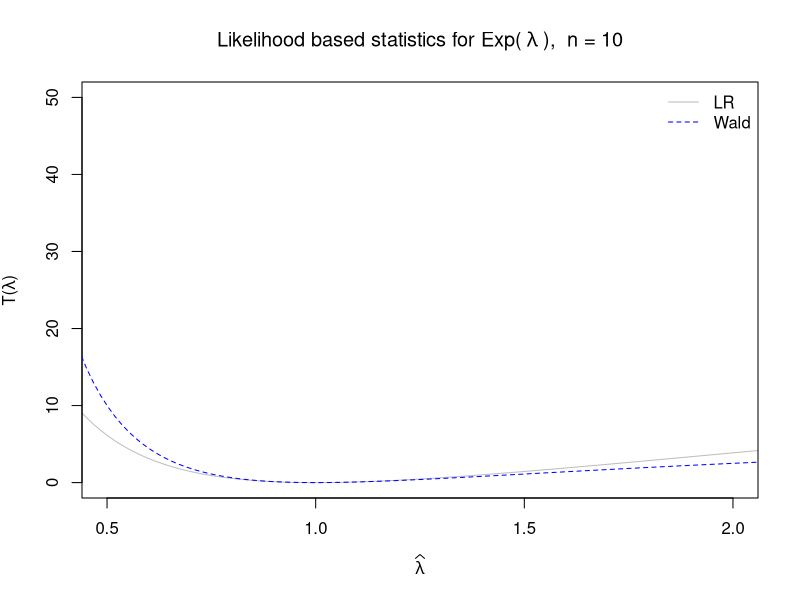
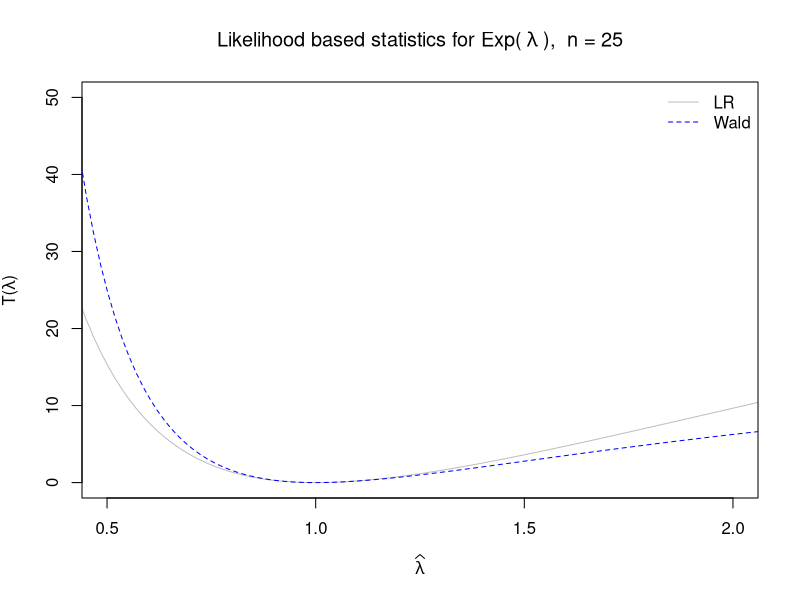
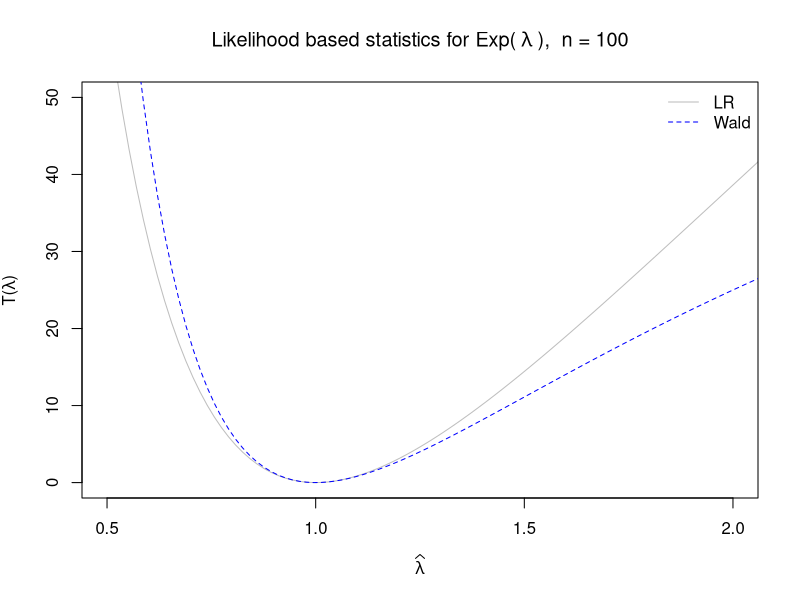

These charts were generated, in order, by the following R code:
## ---- chunk 1
knitr::opts_chunk$set(echo = TRUE)
## ---- chunk 2
n <- c(10, 25, 100)

lr <- function(lmbd){2 * (num / lmbd + num * log(lmbd) - num)}
wald <- function(lmbd){num * (1 - 1 / lmbd)^2}
for (num in n) {
title <- bquote("Likelihood based statistics for Exp(" ~ lambda ~ "), " ~ "n ="~ .(num))
curve(lr, 0.4, 2.1, main = title, type = 'l', lty = 1, col = 'grey', xlab = expression(widehat(lambda)), ylab = expression(paste("T(", widehat(lambda), ")")), xlim=c(0.5,2), ylim=c(0,50))
curve(wald, 0.4, 2.1, type = 'l', lty = 2, col = 'blue', add=TRUE)
legend('topright', legend = c("LR", 'Wald'), col = c('grey', 'blue'), lty=c(1,2), bty='n')
difference <- function(f_1, f_2, x) {abs(f_1(x) - f2(x))}

}
